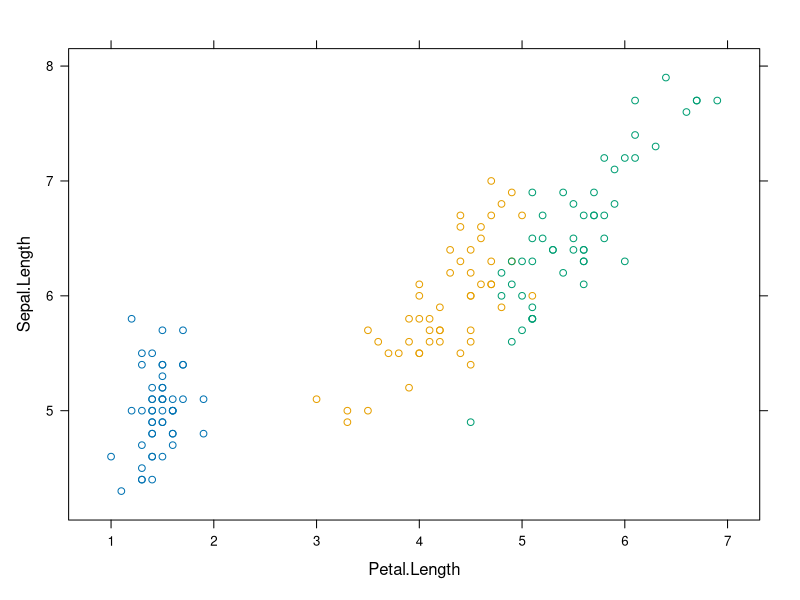
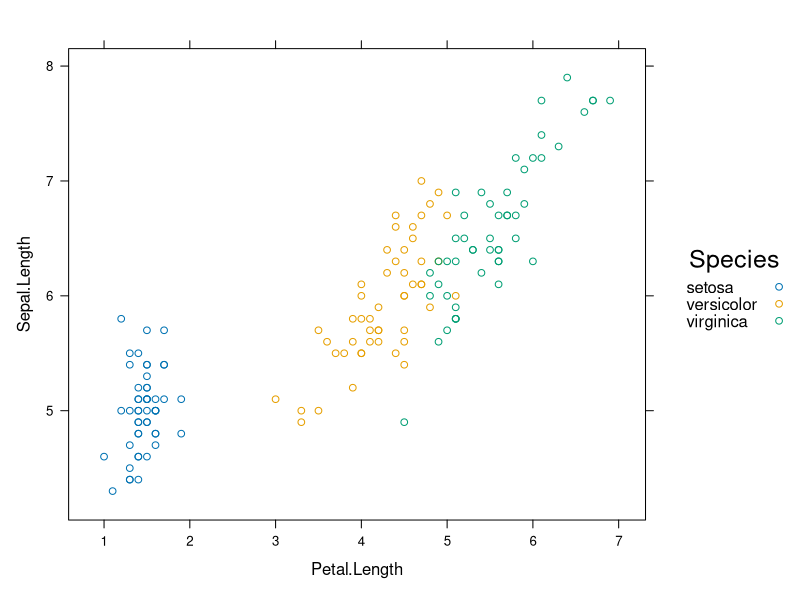
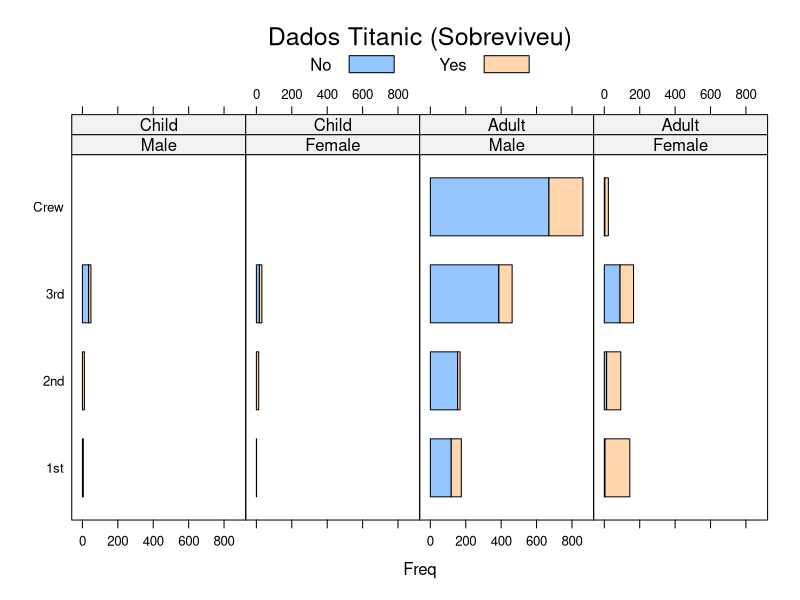
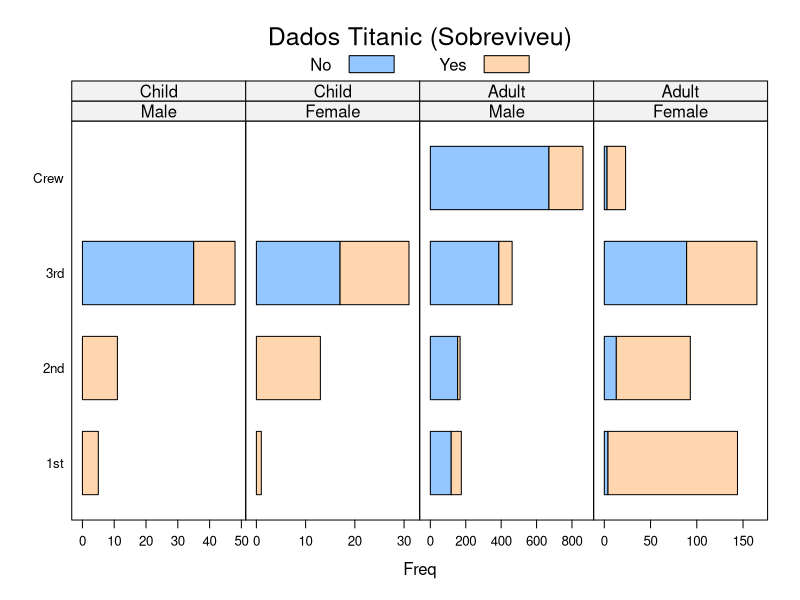

Source code (R) for these figures, in order: (Note: this script raises an error after producing the figures.)
# Explorando o Lattice

# Configurando Diretório de Trabalho
setwd("C:/Users/Julia/Desktop/CienciaDeDados/1.Big-Data-Analytics-com-R-e-Microsoft-Azure-Machine-Learning/4.Linguagem-R-Graficos")
getwd()

# Descricao

# O pacote Lattice é um sistema de visualizacao de dados de alto nivel poderoso e
# elegante, com enfase em dados multivariados

# Na criacao de graficos, condicoes e agrupamentos sao 2 conceitos importantes, que nos permitem
# compreender mais facilmente os dados que temos em maos. O conceito por tras do Lattice é agrupar
# os dados e criar visualizacoes de forma que fique mais facil a busca por padroes.

# Seu objetivo é criar graficos e identificar rapidamente padroes

# Instalando e carregando o pacote
install.packages('lattice')
library(lattice)


# Scatterplot (grafico de dispersao) com Lattice

# - O grafico de dispersao de Sepal.Length em relacao a Petal.Length dos dados do conjunto de dados iris. Os pontos sao
#   agrupados por espécies (Species), identificadas por cores diferentes.
# - O eixo x representa o comprimento da petala (Petal.Length) e o eixo y representa o comprimento da sepala (Sepal.Length).
#   A relacao entre essas duas variaveis é exibida para cada especie de íris em um painel separado.
# - A funcao groups é usada para especificar a variavel que deve ser usada para agrupar os dados em diferentes conjuntos de pontos de 
#   cores diferentes. A sintaxe Sepal.Length ~ Petal.Length é usada para especificar que Sepal.Length deve ser plotado no eixo y e Petal.Length deve ser plotado no eixo x.

xyplot(data = iris, groups = Species, Sepal.Length ~ Petal.Length)

# Colocando legenda. O argumento "auto.key" é usado para criar uma legenda automática para os grupos definidos pelo argumento "groups". No caso, a legenda é configurada com três colunas ("columns = 3") e o título "Species" ("title = 'Species'").

xyplot(data = iris, groups = Species, Sepal.Length ~ Petal.Length, auto.key = list(colums = 3, title = 'Species'))



# *** Barplots com dataset Titanic ***

?Titanic              # A coluna Freq indica o número de passageiros que possuem as mesmas características em cada linha do dataset.
View(Titanic)         # Por exemplo, na primeira linha não há passageiros do sexo masculino, de classe 1st, com idade infantil e que não sobreviveram. Já a última linha representa a contagem de passageiras do sexo feminino que faziam parte da equipe (Crew), eram adultas e sobreviveram.


# - Grafico de barras empilhadas (stacked bar chart) usando os dados do Titanic.
# - O argumento data indica que os dados utilizados são aqueles do objeto Titanic, que é um conjunto de dados disponível no pacote datasets do R. (Foi usado o as.data.frame para transformar o Titanic (que é da class table) em dataframe)
# - O argumento Class ~ Freq indica que a variável de classe (Class) é representada no eixo x e a variável de frequência (Freq) é representada no eixo y.
# - O operador | separa as variáveis do eixo x de acordo com os valores de outras variáveis. Neste caso, as variáveis Sex e Age são
#   usadas para separar as barras no eixo x.
# - O argumento groups indica que as barras empilhadas são separadas de acordo com os valores da variável Survived, que representa se
#   o passageiro sobreviveu ou não ao naufrágio.
# - O argumento stack indica que as barras devem ser empilhadas uma em cima da outra.
# - O argumento layout indica que as barras devem ser organizadas em um layout com 4 linhas em 1 coluna.
# - O argumento auto.key indica que o gráfico deve incluir uma legenda automática, com o título "Dados Titanic" em duas colunas.
# - O argumento sclaes ajusta a escala para cada coluna

barchart(data = as.data.frame(Titanic), Class ~ Freq | Sex + Age, 
         groups = Survived, stack = T, layout = c(4, 1),
         auto.key = list(title = 'Dados Titanic (Sobreviveu)', columns =2))

barchart(data = as.data.frame(Titanic), Class ~ Freq | Sex + Age, 
         groups = Survived, stack = T, layout = c(4, 1),
         auto.key = list(title = 'Dados Titanic (Sobreviveu)', columns =2),
         scales = list(x = 'free'))


# exemplo com tips
barchart(data = tips, time ~ tip | sex,
         groups = time, stack = F,
         auto.key = list(title = 'Dados Restaurante', columns = 2))

barchart(data = tips, time ~ tip | sex + smoker,
         groups = time, stack = F, layout = c(4, 1),
         auto.key = list(title = 'Dados Restaurante', columns = 2),
         scales = list(x = 'free'))


